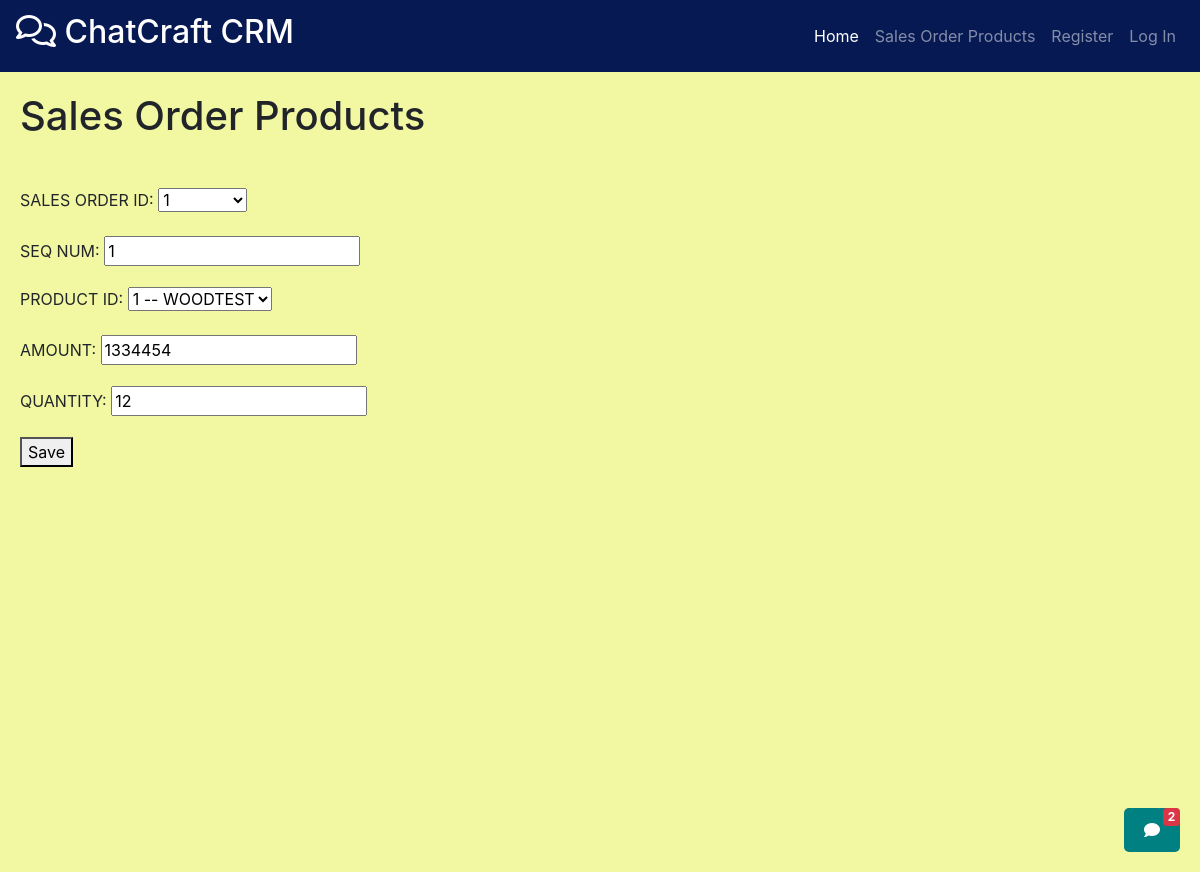
/sales_order_products/edit/1/1/, run on the app's committed database.
### sales_orders/models.py (models this page shows)
class SalesOrder(models.Model):
    SALES_ORDER_ID=models.AutoField(primary_key=True)
    CUSTOMER_ID=models.ForeignKey(Customer,on_delete=models.CASCADE,db_column="CUSTOMER_ID")
    ORDERDATE = models.DateField(blank=True, null=True)
    AMOUNT=models.IntegerField(default =0 ,null=True,blank = True)
    STATUS = models.CharField(max_length=35,null=True,blank = True)
    def __str__(self):
        return f"{self.SALES_ORDER_ID}"

### sales_order_products/models.py (models this page shows)
class SalesOrderProduct(models.Model):
    SALES_ORDER_ID = models.ForeignKey(
        SalesOrder,
        on_delete=models.CASCADE,
        db_column="SALES_ORDER_ID"
    )
    SEQ_NUM = models.IntegerField(default=0)
    PRODUCT_ID = models.ForeignKey(
        Product,
        on_delete=models.CASCADE,
        db_column="PRODUCT_ID"
    )
    QUANTITY = models.IntegerField(null=True, blank=True)
    AMOUNT = models.IntegerField(null=True, blank=True)
    class Meta:
        models.UniqueConstraint(fields=['SALES_ORDER_ID', 'SEQ_NUM'], name="article_editor_id",)

### products/models.py (models this page shows)
class Product(models.Model):
    PRODUCT_ID=models.AutoField(primary_key=True)
    PRODUCT_NAME = models.CharField(max_length=35,unique = True)
    UOM=models.CharField(max_length=35,null=True,blank=True)
    COST = models.IntegerField(default=0,null=True,blank=True)
    QUANTITY_ON_HAND=models.IntegerField(default = 0,null=True,blank=True)
    STATUS = models.CharField(max_length=35,null = True,blank=True)
    def __str__(self):
        return f"{self.PRODUCT_ID} -- {self.PRODUCT_NAME}"

### sales_order_products/views.py (the view)
# urls.py: path('edit/<int:sales_order_id>/<int:seq_num>/',views.editSalesOrderProduct),
@csrf_exempt
def editSalesOrderProduct(request, sales_order_id,seq_num):
    instance = get_object_or_404(SalesOrderProduct, SALES_ORDER_ID=sales_order_id, SEQ_NUM=seq_num)
    if request.method == 'POST':
        data=request.POST.copy()
        data=updatetotals(data)
        form = SalesOrderProductForm(data, instance=instance)
        if form.is_valid():
            form.save()
            return redirect('/sales_order_products/get/'+str(sales_order_id)+'/')
        else:
            error_json = form.errors.as_json()
            return HttpResponse(error_json, content_type='application/json')
    else:
        form = SalesOrderProductForm(instance=instance)
    return render(request, 'salesorderproducts/save_sop.html', {'form': form, 'instance': instance})

### sales_order_products/forms.py (shortened to what this page needs)
class SalesOrderProductForm(forms.ModelForm):
    class Meta:
        model = SalesOrderProduct
        fields = ["SALES_ORDER_ID", "SEQ_NUM", "PRODUCT_ID", "AMOUNT", "QUANTITY"]  # List the fields you want to edit

### sales_order_products/templates/salesorderproducts/save_sop.html (shortened to what this page needs)
{% extends 'base.html' %}
{% block extra_nav %}
<li class="nav-item">
    <a class="nav-link" href="/sales_order_products/get/">Sales Order Products</a>
</li>
{% endblock %}
{% block content %}
<h1>Sales Order Products {{ sales_order_id }}</h1>
<br><br>
<form method="post">
    {{ form.as_p }}
    <button type="submit">Save</button>
</form>
{% endblock %}

### data on the page
SalesOrder: SALES_ORDER_ID "1"
SalesOrderProduct: SEQ_NUM "1", AMOUNT "1334454", QUANTITY "12"
Product: PRODUCT_ID "1 -- WOODTEST"
